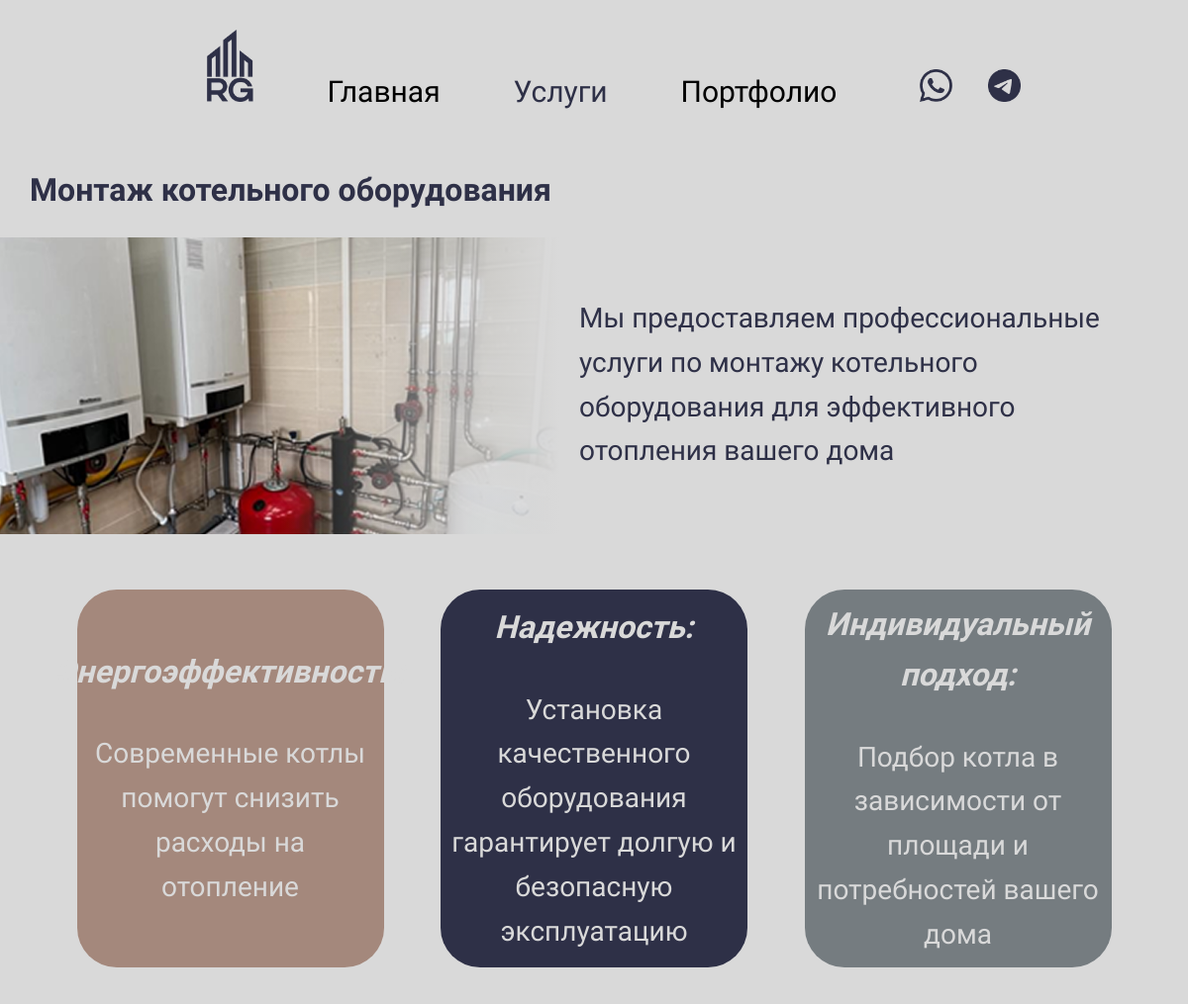
Page /service/montazh_kotelnogo_oborudovaniya/ (upper part) on the earlier database version.
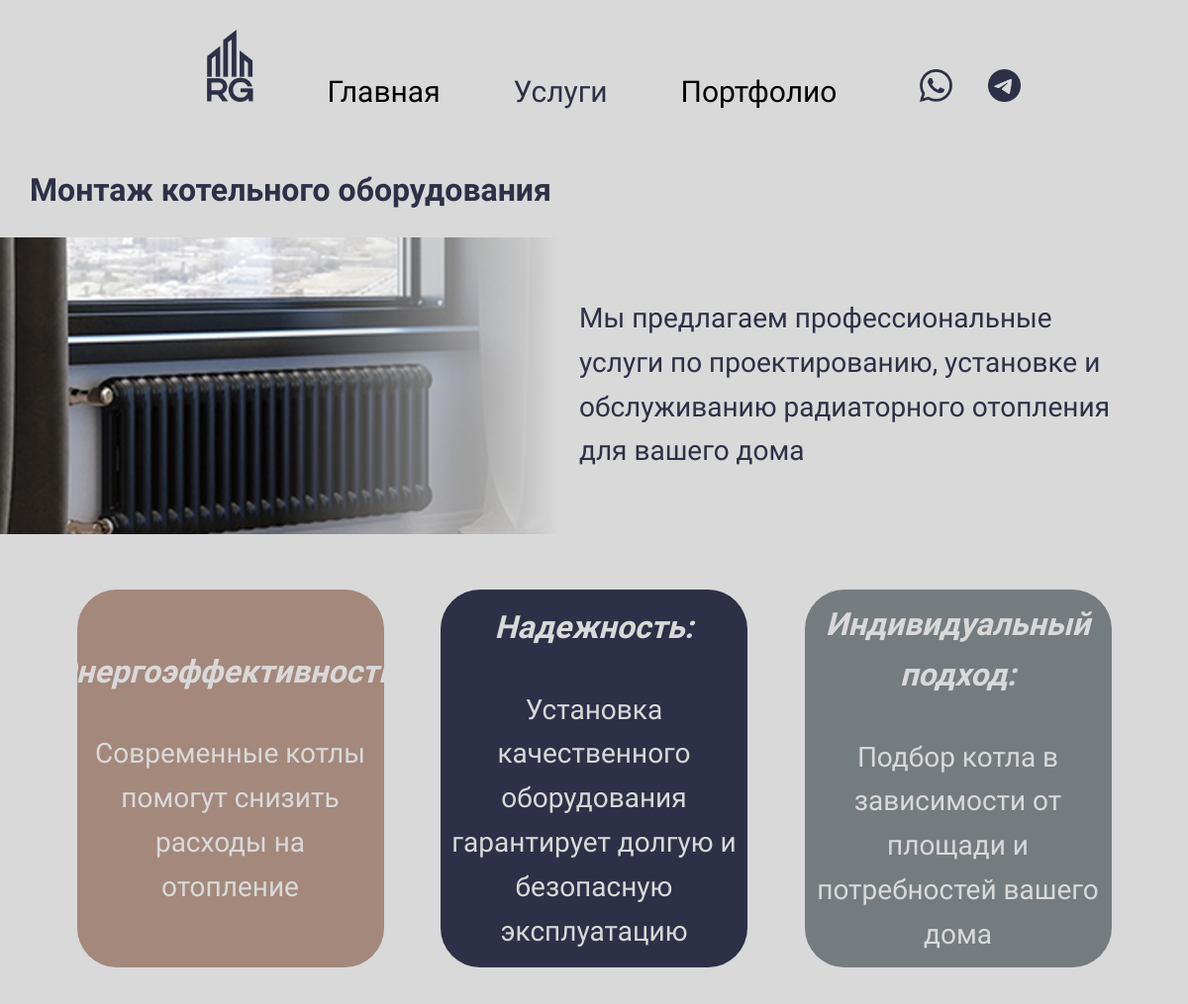
Same page on the later database version.
### ribaApp/models.py (models this page shows, shortened)
class Service(models.Model):
    url_title = models.CharField(max_length=100, verbose_name='Название услуги для ссылки')
    name = models.CharField(max_length=100, verbose_name='Название услуги')
    description = models.CharField(max_length=500, verbose_name="Краткое описание для карточки рядом с картинкой")
    description_bottom = models.CharField(max_length=500, verbose_name="Краткое описание для карточки внизу")
    main_photo = models.ImageField(verbose_name="Главное фото карточки")

### ribaApp/views.py (the view, shortened to what this page needs)
# urls.py: path("service/<str:service_name>/", views.service, name="Услуга"),
def service(request, service_name):
    this_service = get_object_or_404(Service, url_title=service_name)
    previous_service = request.session.get('current_service')
    if previous_service != service_name:
        keys_to_remove = ['current_question_index', 'selected_answers', 'open_answers', 'submitted_contact']
        for key in keys_to_remove:
            request.session.pop(key, None)
        request.session['current_service'] = service_name  # Устанавливаем новую услугу
    advantages = {
        "montazh_kotelnogo_oborudovaniya": {
            "Энергоэффективность": "Современные котлы помогут снизить расходы на отопление",
            "Надежность": "Установка качественного оборудования гарантирует долгую и безопасную эксплуатацию",
            "Индивидуальный подход": "Подбор котла в зависимости от площади и потребностей вашего дома",
        },
        "radiatornoe_otoplenie": {
            "Эффективность": "Быстрый прогрев помещений",
            "Комфорт": "Регулируемая температура в каждом помещении",
            "Надежность": "Долговечность системы и низкие затраты на обслуживание",
        },
        "vodyanoy_teplyy_pol": {
            "Комфорт": "Обеспечивает приятное тепло от пола",
            "Экономия": "Уменьшает затраты на отопление",
            "Эстетика": "Не занимает место и скрыт под покрытием",
        },
        "vnutrennee_vodosnabzhenie": {
            "Качество": "Используем только сертифицированные материалы для долговечности системы",
            "Эффективность": "Оптимальное распределение воды и высокая производительность",
            "Индивидуальный подход": "Проектирование системы с учетом особенностей вашего дома",
        }
    }
    questions = Question.objects.all().order_by('id')
    total_questions = len(questions)
    current_question_index = request.session.get('current_question_index', 0)
    current_question = questions[current_question_index]
    if request.method == 'POST':
        form = TestForm(request.POST, questions=[current_question])
        if form.is_valid():
            if current_question.question_type == Question.OPEN:
                answer_text = form.cleaned_data.get('question', '')
                if isinstance(answer_text, str):  # Проверяем, что это строка
                    answer_text = answer_text.strip()  # Убираем лишние пробелы
                    if answer_text:  # Проверяем, что ответ не пустой
                        open_answers = request.session.get('open_answers', [])
                        open_answers.append({
                            'question': current_question.id,
                            'answer': answer_text
                        })
                        request.session['open_answers'] = open_answers
            else:
                selected_answers = request.session.get('selected_answers', [])
                new_answers = form.cleaned_data.get('question', [])
                if not isinstance(new_answers, list):  # Если ответ не список, делаем его списком
                    new_answers = [new_answers]
                for answer_id in new_answers:
                    if answer_id not in selected_answers:  # Проверяем, что ответ еще не добавлен
                        selected_answers.append(answer_id)
                request.session['selected_answers'] = selected_answers
            request.session['current_question_index'] = current_question_index + 1
            return redirect('Услуга', service_name=service_name)
    else:
        form = TestForm(questions=[current_question])
    return render(request, 'service.html', {
        'service': this_service,
        'advantages': advantages.get(service_name, {}),
        'form': form,
        'current_question': current_question,
        'stage': 'questions'
    })

### ribaApp/templates/service.html (shortened to what this page needs)
{% extends 'base.html' %}
{% load static %}
{% block extra_styles %}
<link rel="stylesheet" type="text/css" href="{% static 'css/style_service.css' %}">
{% endblock %}
{% block content %}
<h1>{{ service.name }}</h1>
<section class="header">
    <div class="image-container">
        <img src="{{ service.main_photo.url }}" alt="{{ service.name }}">
    </div>
    <p>{{ service.description }}</p>
</section>
<section class="advantages">
    <ul>
    {% for key, value in advantages.items %}
    <li>
        <strong>{{ key }}:</strong> <br>
        <span class="value">{{ value }}</span>
    </li>
    {% endfor %}
</ul>
</section>
{% endblock %}

Differences in the rows shown:
changed Service "Монтаж котельного оборудования": main_photo: a different picture; description "Мы предоставляем профессиональные услуги по монтажу котельного оборудования для эффективного отопления вашего дома" → "Мы предлагаем профессиональные услуги по проектированию, установке и обслуживанию радиаторного отопления для вашего дома"
